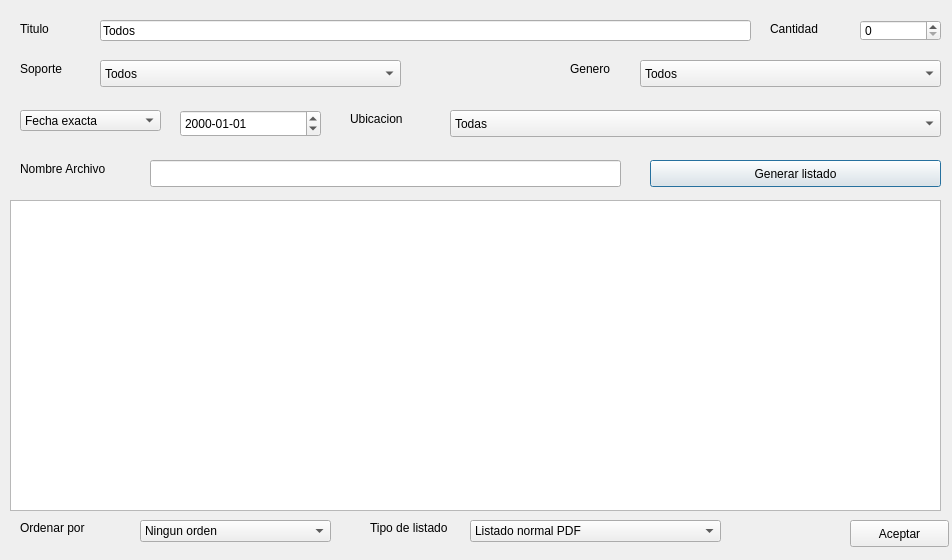
<?xml version="1.0" encoding="UTF-8"?>
<ui version="4.0">
 <class>GeneradorPDFDialog</class>
 <widget class="QDialog" name="GeneradorPDFDialog">
  <property name="geometry">
   <rect>
    <x>0</x>
    <y>0</y>
    <width>952</width>
    <height>560</height>
   </rect>
  </property>
  <property name="windowTitle">
   <string>Generador de PDF</string>
  </property>
  <property name="windowIcon">
   <iconset resource="imagenes.qrc">
    <normaloff>:/images/Disco.ico</normaloff>:/images/Disco.ico</iconset>
  </property>
  <widget class="QLabel" name="label">
   <property name="geometry">
    <rect>
     <x>20</x>
     <y>20</y>
     <width>67</width>
     <height>17</height>
    </rect>
   </property>
   <property name="text">
    <string>Titulo</string>
   </property>
  </widget>
  <widget class="QLabel" name="label_2">
   <property name="geometry">
    <rect>
     <x>770</x>
     <y>20</y>
     <width>81</width>
     <height>17</height>
    </rect>
   </property>
   <property name="text">
    <string>Cantidad</string>
   </property>
  </widget>
  <widget class="QLabel" name="label_3">
   <property name="geometry">
    <rect>
     <x>20</x>
     <y>60</y>
     <width>67</width>
     <height>17</height>
    </rect>
   </property>
   <property name="text">
    <string>Soporte</string>
   </property>
  </widget>
  <widget class="QLabel" name="label_4">
   <property name="geometry">
    <rect>
     <x>350</x>
     <y>110</y>
     <width>91</width>
     <height>17</height>
    </rect>
   </property>
   <property name="text">
    <string>Ubicacion</string>
   </property>
  </widget>
  <widget class="QLabel" name="label_5">
   <property name="geometry">
    <rect>
     <x>570</x>
     <y>60</y>
     <width>67</width>
     <height>17</height>
    </rect>
   </property>
   <property name="text">
    <string>Genero</string>
   </property>
  </widget>
  <widget class="QLineEdit" name="titulo">
   <property name="geometry">
    <rect>
     <x>100</x>
     <y>20</y>
     <width>651</width>
     <height>21</height>
    </rect>
   </property>
   <property name="text">
    <string>Todos</string>
   </property>
  </widget>
  <widget class="QSpinBox" name="cantidad">
   <property name="geometry">
    <rect>
     <x>860</x>
     <y>20</y>
     <width>81</width>
     <height>21</height>
    </rect>
   </property>
   <property name="minimum">
    <number>0</number>
   </property>
   <property name="value">
    <number>0</number>
   </property>
  </widget>
  <widget class="QComboBox" name="soporte">
   <property name="geometry">
    <rect>
     <x>100</x>
     <y>60</y>
     <width>301</width>
     <height>27</height>
    </rect>
   </property>
   <item>
    <property name="text">
     <string>Todos</string>
    </property>
   </item>
  </widget>
  <widget class="QComboBox" name="ubicacion">
   <property name="geometry">
    <rect>
     <x>450</x>
     <y>110</y>
     <width>491</width>
     <height>27</height>
    </rect>
   </property>
   <item>
    <property name="text">
     <string>Todas</string>
    </property>
   </item>
  </widget>
  <widget class="QComboBox" name="genero">
   <property name="geometry">
    <rect>
     <x>640</x>
     <y>60</y>
     <width>301</width>
     <height>27</height>
    </rect>
   </property>
   <item>
    <property name="text">
     <string>Todos</string>
    </property>
   </item>
  </widget>
  <widget class="QDateEdit" name="fecha">
   <property name="geometry">
    <rect>
     <x>180</x>
     <y>110</y>
     <width>141</width>
     <height>27</height>
    </rect>
   </property>
   <property name="displayFormat">
    <string>yyyy-MM-dd</string>
   </property>
  </widget>
  <widget class="QLabel" name="label_7">
   <property name="geometry">
    <rect>
     <x>20</x>
     <y>160</y>
     <width>121</width>
     <height>17</height>
    </rect>
   </property>
   <property name="text">
    <string>Nombre Archivo</string>
   </property>
  </widget>
  <widget class="QLineEdit" name="archivopdf">
   <property name="geometry">
    <rect>
     <x>150</x>
     <y>160</y>
     <width>471</width>
     <height>27</height>
    </rect>
   </property>
  </widget>
  <widget class="QPushButton" name="generador">
   <property name="geometry">
    <rect>
     <x>650</x>
     <y>160</y>
     <width>291</width>
     <height>27</height>
    </rect>
   </property>
   <property name="text">
    <string>Generar listado</string>
   </property>
  </widget>
  <widget class="QPushButton" name="aceptar">
   <property name="geometry">
    <rect>
     <x>850</x>
     <y>520</y>
     <width>99</width>
     <height>27</height>
    </rect>
   </property>
   <property name="text">
    <string>Aceptar</string>
   </property>
  </widget>
  <widget class="QTableWidget" name="tableWidget">
   <property name="geometry">
    <rect>
     <x>10</x>
     <y>200</y>
     <width>931</width>
     <height>311</height>
    </rect>
   </property>
   <attribute name="verticalHeaderVisible">
    <bool>false</bool>
   </attribute>
  </widget>
  <widget class="QLabel" name="label_8">
   <property name="geometry">
    <rect>
     <x>20</x>
     <y>520</y>
     <width>111</width>
     <height>16</height>
    </rect>
   </property>
   <property name="text">
    <string>Ordenar por</string>
   </property>
  </widget>
  <widget class="QComboBox" name="orden">
   <property name="geometry">
    <rect>
     <x>140</x>
     <y>520</y>
     <width>191</width>
     <height>22</height>
    </rect>
   </property>
   <item>
    <property name="text">
     <string>Ningun orden</string>
    </property>
   </item>
   <item>
    <property name="text">
     <string>Titulo</string>
    </property>
   </item>
   <item>
    <property name="text">
     <string>Genero</string>
    </property>
   </item>
   <item>
    <property name="text">
     <string>Soporte</string>
    </property>
   </item>
   <item>
    <property name="text">
     <string>Fecha</string>
    </property>
   </item>
   <item>
    <property name="text">
     <string>Ubicacion</string>
    </property>
   </item>
  </widget>
  <widget class="QLabel" name="label_9">
   <property name="geometry">
    <rect>
     <x>370</x>
     <y>520</y>
     <width>101</width>
     <height>16</height>
    </rect>
   </property>
   <property name="text">
    <string>Tipo de listado</string>
   </property>
  </widget>
  <widget class="QComboBox" name="tipolistado">
   <property name="geometry">
    <rect>
     <x>470</x>
     <y>520</y>
     <width>251</width>
     <height>22</height>
    </rect>
   </property>
   <item>
    <property name="text">
     <string>Listado normal PDF</string>
    </property>
   </item>
   <item>
    <property name="text">
     <string>Listado de caratulas PDF</string>
    </property>
   </item>
   <item>
    <property name="text">
     <string>Listado solo pantalla</string>
    </property>
   </item>
  </widget>
  <widget class="QComboBox" name="fechatipo">
   <property name="geometry">
    <rect>
     <x>20</x>
     <y>110</y>
     <width>141</width>
     <height>21</height>
    </rect>
   </property>
   <item>
    <property name="text">
     <string>Fecha exacta</string>
    </property>
   </item>
   <item>
    <property name="text">
     <string>Desde la fecha</string>
    </property>
   </item>
   <item>
    <property name="text">
     <string>Antes de la fecha</string>
    </property>
   </item>
   <item>
    <property name="text">
     <string>Fecha de hoy</string>
    </property>
   </item>
  </widget>
 </widget>
 <resources>
  <include location="imagenes.qrc"/>
 </resources>
 <connections/>
</ui>
